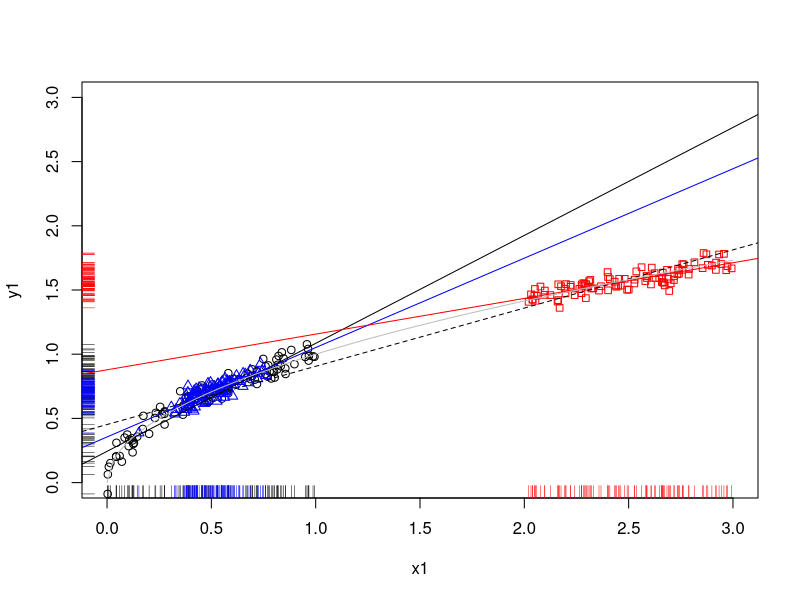
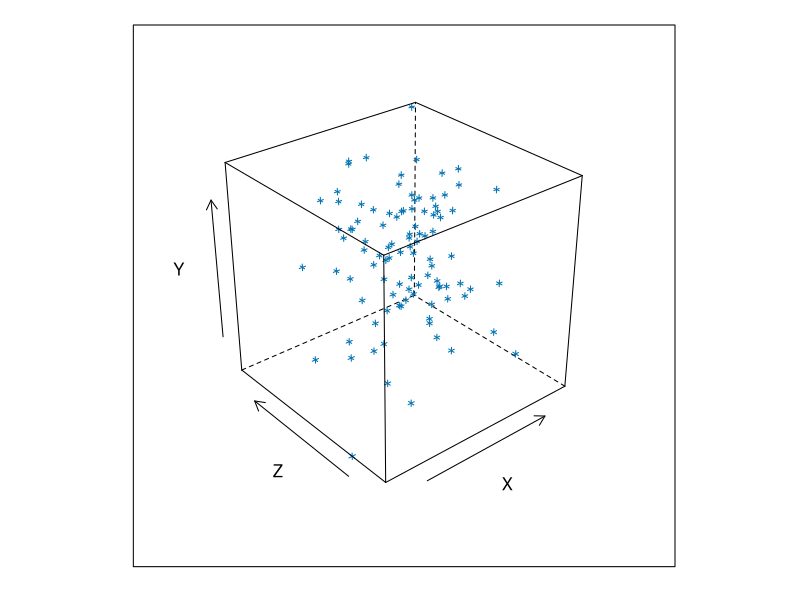
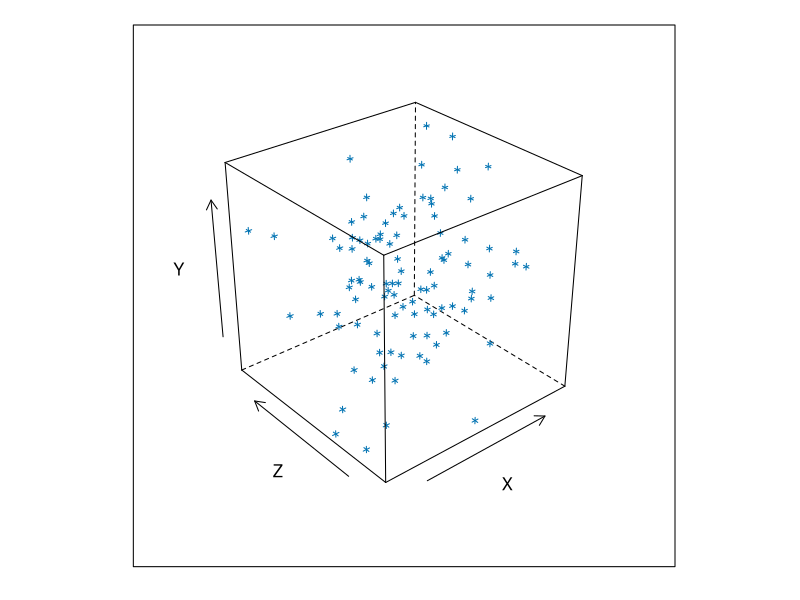
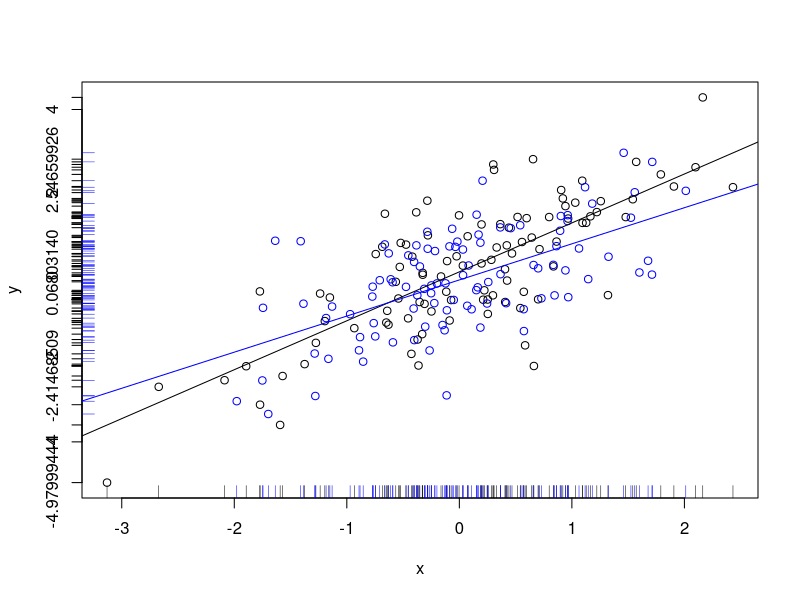
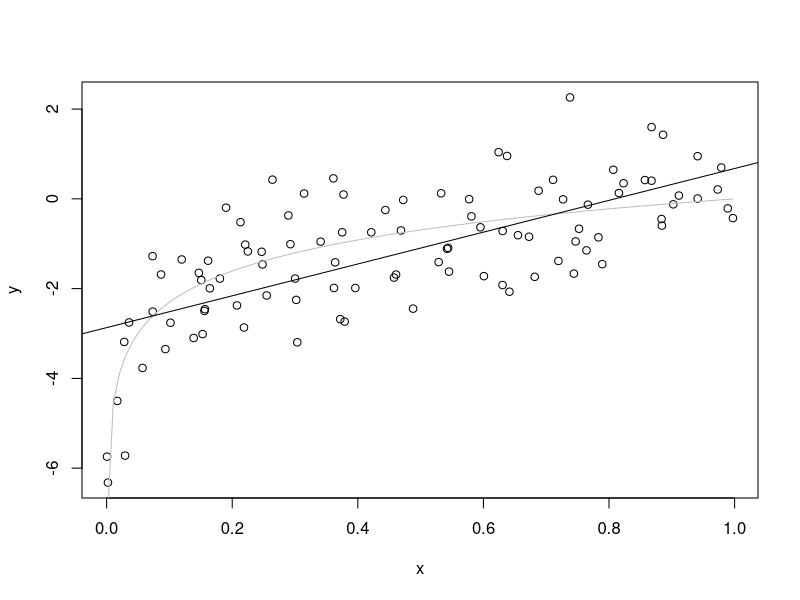

The R source for these figures, in order:
# R code for examples in the chapter "The Truth about Linear Regression"

# Figure 1
x1 = runif(100)
x2 = rnorm(100,0.5,0.1)
x3 = runif(100,2,3)
y1 = sqrt(x1) + rnorm(100,0,0.05)
y2 = sqrt(x2) + rnorm(100,0,0.05)
y3 = sqrt(x3) + rnorm(100,0,0.05)
plot(x1,y1,xlim=c(0,3),ylim=c(0,3))
rug(x1,side=1)
rug(y1,side=2)
points(x2,y2,pch=24,col="blue")
rug(x2,side=1,col="blue")
rug(y2,side=2,col="blue")
points(x3,y3,pch=22,col="red")
rug(x3,side=1,col="red")
rug(y3,side=2,col="red")
lm1 = lm(y1 ~ x1)
lm2 = lm(y2 ~ x2)
lm3 = lm(y3 ~ x3)
# abline takes intercept and slope as its first two arguments...
abline(lm1$coefficients)
abline(lm2$coefficients,col="blue")
abline(lm3$coefficients,col="red")
x.all=c(x1,x2,x3)
y.all=c(y1,y2,y3)
lm.all = lm(y.all~x.all)
abline(lm.all$coefficients,lty=2)
curve(sqrt(x),col="grey",add=TRUE)


# Figure 2: Make the 3D plot to show omitted variable bias
library(lattice)
library(MASS)  # for multivariate normal generator

# Make correlated normal variables X and Z
x.z = mvrnorm(100,c(0,0),matrix(c(1,0.1,0.1,1),nrow=2))
# Y = X+Z + small noise
y = x.z[,1] + x.z[,2] + rnorm(100,0,0.1)
# 3D scatterplot
cloud(y~x.z[,1]*x.z[,2],xlab="X",ylab="Z",zlab="Y")


# Figure 3
# Change the correlation between X and Z to -0.1 instead of +0.1
new.x.z = mvrnorm(100,c(0,0),matrix(c(1,-0.1,-0.1,1),nrow=2))
new.y = new.x.z[,1] + new.x.z[,2] + rnorm(100,0,0.1)
cloud(new.y~new.x.z[,1]*new.x.z[,2],xlab="X",ylab="Z",zlab="Y")

# Figure 4
# Now omit Z and plot
plot(x.z[,1],y,xlab="x",xlim=range(c(x.z[,1],new.x.z[,1])),ylim=range(c(y,new.y)))
# Make sure the range encompasses both data sets!
rug(x.z[,1],side=1)
axis(y,side=2)
points(new.x.z[,1],new.y,col="blue")
rug(new.x.z[,1],side=1,col="blue")
rug(new.y,side=2,col="blue")
# ... and regress
old.lm = lm(y ~ x.z[,1])
new.lm = lm(new.y ~ new.x.z[,1])
abline(old.lm$coefficients)
abline(new.lm$coefficients,col="blue")

# Figure 5
x <- runif(100)
y <- rnorm(100,mean=log(x),sd=1)
plot(y~x)
curve(log(x),add=TRUE,col="grey")
abline(lm(y~x))

